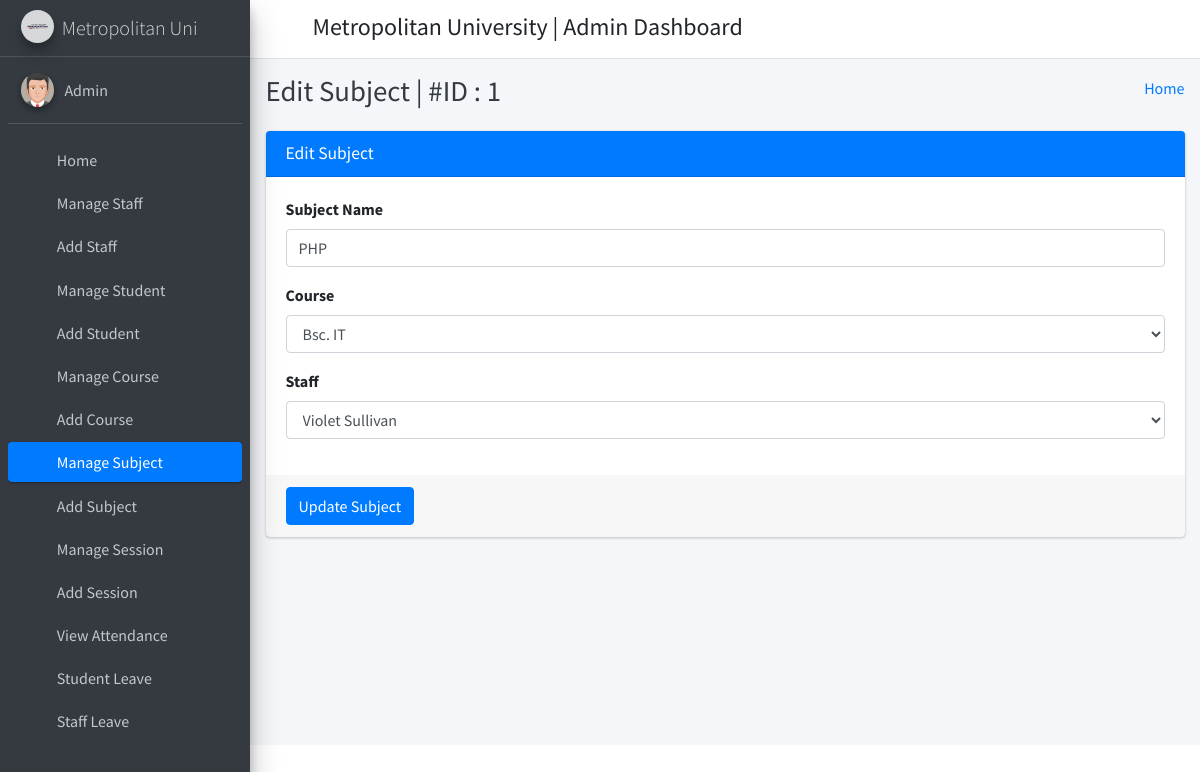
The page /edit_subject/1/ (signed in) on the database its author committed.
### student_management_app/models.py (models this page shows)
class CustomUser(AbstractUser):
    user_type_data = ((1, "HOD"), (2, "Staff"), (3, "Student"))
    user_type = models.CharField(default=1, choices=user_type_data, max_length=10)

class Subjects(models.Model):
    id =models.AutoField(primary_key=True)
    subject_name = models.CharField(max_length=255)
    course_id = models.ForeignKey(Courses, on_delete=models.CASCADE, default=1) #need to give defauult course
    staff_id = models.ForeignKey(CustomUser, on_delete=models.CASCADE)
    created_at = models.DateTimeField(auto_now_add=True)
    updated_at = models.DateTimeField(auto_now=True)
    objects = models.Manager()

class Courses(models.Model):
    id = models.AutoField(primary_key=True)
    course_name = models.CharField(max_length=255)
    created_at = models.DateTimeField(auto_now_add=True)
    updated_at = models.DateTimeField(auto_now=True)
    objects = models.Manager()

### student_management_app/HodViews.py (the view)
# urls.py: path('edit_subject/<subject_id>/', HodViews.edit_subject, name="edit_subject"),
def edit_subject(request, subject_id):
    subject = Subjects.objects.get(id=subject_id)
    courses = Courses.objects.all()
    staffs = CustomUser.objects.filter(user_type='2')
    context = {
        "subject": subject,
        "courses": courses,
        "staffs": staffs,
        "id": subject_id
    }
    return render(request, 'hod_template/edit_subject_template.html', context)

### student_management_app/LoginCheckMiddleWare.py (called while the page is built, shortened)
    def process_view(self, request, view_func, view_args, view_kwargs):
        modulename = view_func.__module__
        user = request.user
        if user.is_authenticated:
            if user.user_type == "1":
                if modulename == "student_management_app.HodViews":
                    pass
                elif modulename == "student_management_app.views" or modulename == "django.views.static":
                    pass
                else:
                    return redirect("admin_home")
            else:
                return redirect("login")
        else:
            if request.path == reverse("login") or request.path == reverse("doLogin"):
                pass
            else:
                return redirect("login")

### student_management_app/templates/hod_template/edit_subject_template.html (shortened to what this page needs)
{% extends 'hod_template/base_template.html' %}
{% block page_title %}
    Edit Subject | #ID : {{ subject.id }}
{% endblock page_title %}
{% block main_content %}
{% load static %}
<section class="content">
        <div class="container-fluid">
            <div class="row">
                <div class="col-md-12">
                    <div class="card card-primary">
                    <div class="card-header">
                        <h3 class="card-title">Edit Subject</h3>
                    </div>
                    <form role="form" method="POST" action="{% url 'edit_subject_save' %}">
                        <div class="card-body">
                            <div class="form-group">
                                <label>Subject Name </label>
                                <input type="text" class="form-control" name="subject" value="{{ subject.subject_name }}">
                            </div>
                            <div class="form-group">
                                <label>Course </label>
                                <select class="form-control" name="course">
                                    {% for course in courses %}
                                        <option value="{{ course.id }}" {% if course.id == subject.course_id.id %} selected {% endif %}>{{ course.course_name }}</option>
                                    {% endfor %}
                                </select>
                            </div>
                            <div class="form-group">
                                <label>Staff </label>
                                <select class="form-control" name="staff">
                                    {% for staff in staffs %}
                                        <option value="{{ staff.id }}" {% if staff.id == subject.staff_id.id %} selected {% endif %}>{{ staff.first_name }} {{ staff.last_name }}</option>
                                    {% endfor %}
                                </select>
                            </div>
                        </div>
                        <div class="card-footer">
                        <button type="submit" class="btn btn-primary">Update Subject</button>
                        </div>
                    </form>
                    </div>
                </div>
            </div>
        </div>
      </section>
  {% endblock main_content %}

### student_management_app/templates/hod_template/sidebar_template.html
{% load static %}
<aside class="main-sidebar sidebar-dark-primary elevation-4">
      <a href="{% url 'admin_home' %}" class="brand-link">
        <img src="{% static 'dist/img/mulogo.jpg' %}" alt="AdminLTE Logo" class="brand-image img-circle elevation-3"
            style="opacity: .8">
        <span class="brand-text font-weight-light">Metropolitan Uni</span>
      </a>
      <div class="sidebar">
        <div class="user-panel mt-3 pb-3 mb-3 d-flex">
          <div class="image">
            <img src="{% static 'dist/img/user2-160x160.jpg' %}" class="img-circle elevation-2" alt="User Image">
          </div>
          <div class="info">
            <a href="{% url 'admin_profile' %}" class="d-block">{{ user.first_name }} {{ user.last_name }}</a>
          </div>
        </div>
        <nav class="mt-2">
          <ul class="nav nav-pills nav-sidebar flex-column" data-widget="treeview" role="menu" data-accordion="false">
            <li class="nav-item">
              {% url 'admin_home' as admin_home %}
              <a href="{{ admin_home }}" class="nav-link {% if request.path == admin_home %} active {% endif %}">
                <i class="nav-icon fas fa-tachometer-alt"></i>
                <p>
                  Home
                </p>
              </a>
            </li>
            <li class="nav-item">
              {% url 'manage_staff' as manage_staff %}
              {% url 'edit_staff' staff_id=id as edit_staff %}
              <a href="{{ manage_staff }}" class="nav-link {% if request.path == manage_staff %} active {% endif %} {% if request.path == edit_staff %} active {% endif %}">
                <i class="nav-icon fas fa-chalkboard-teacher"></i>
                <p>
                  Manage Staff
                </p>
              </a>
            </li>
            <li class="nav-item">
              {% url 'add_staff' as add_staff %}
              <a href="{{ add_staff }}" class="nav-link {% if request.path == add_staff %} active {% endif %}">
                <i class="nav-icon fas fa-th"></i>
                <p>
                  Add Staff
                </p>
              </a>
            </li>
            <li class="nav-item">
              {% url 'manage_student' as manage_student %}
              {% url 'edit_student' student_id=id as edit_student %}
              <a href="{{ manage_student }}" class="nav-link {% if request.path == manage_student %} active {% endif %} {% if request.path == edit_student %} active {% endif %}">
                <i class="nav-icon fas fa-user-graduate"></i>
                <p>
                  Manage Student
                </p>
              </a>
            </li>
            <li class="nav-item">
              {% url 'add_student' as add_student %}
              <a href="{{ add_student }}" class="nav-link {% if request.path == add_student %} active {% endif %}">
                <i class="nav-icon fas fa-th"></i>
                <p>
                  Add Student
                </p>
              </a>
            </li>
            <li class="nav-item">
              {% url 'manage_course' as manage_course %}
              {% url 'edit_course' course_id=id as edit_course %}
              <a href="{{ manage_course }}" class="nav-link {% if request.path == manage_course %} active {% endif %} {% if request.path == edit_course %} active {% endif %}">
                <i class="nav-icon fas fa-chalkboard"></i>
                <p>
                  Manage Course
                </p>
              </a>
            </li>
            <li class="nav-item">
            {% url 'add_course' as add_course %}
              <a href="{{ add_course }}" class="nav-link {% if request.path == add_course %} active {% endif %}">
                <i class="nav-icon fas fa-th"></i>
                <p>
                  Add Course
                </p>
              </a>
            </li>
            <li class="nav-item">
              {% url 'manage_subject' as manage_subject %}
              {% url 'edit_subject' subject_id=id as edit_subject %}
              <a href="{{ manage_subject }}" class="nav-link {% if request.path == manage_subject %} active {% endif %} {% if request.path == edit_subject %} active {% endif %}">
                <i class="nav-icon fas fa-book"></i>
                <p>
                  Manage Subject
                </p>
              </a>
            </li>
            <li class="nav-item">
              {% url 'add_subject' as add_subject %}
              <a href="{{ add_subject }}" class="nav-link {% if request.path == add_subject %} active {% endif %}">
                <i class="nav-icon fas fa-th"></i>
                <p>
                  Add Subject
                </p>
              </a>
            </li>
            <li class="nav-item">
              {% url 'manage_session' as manage_session %}
              {% url 'edit_session' session_id=id as edit_session %}
              <a href="{{ manage_session }}" class="nav-link {% if request.path == manage_session %} active {% endif %} {% if request.path == edit_session %} active {% endif %}">
                <i class="nav-icon fas fa-graduation-cap"></i>
                <p>
                  Manage Session
                </p>
              </a>
            </li>
            <li class="nav-item">
              {% url 'add_session' as add_session %}
              <a href="{{ add_session }}" class="nav-link {% if request.path == add_session %} active {% endif %}">
                <i class="nav-icon fas fa-th"></i>
                <p>
                  Add Session
                </p>
              </a>
            </li>
            <li class="nav-item">
              {% url 'admin_view_attendance' as admin_view_attendance %}
              <a href="{{ admin_view_attendance }}" class="nav-link {% if request.path == admin_view_attendance %} active {% endif %}">
                <i class="nav-icon fas fa-calendar-alt"></i>
                <p>
                  View Attendance
                </p>
              </a>
            </li>
            <li class="nav-item">
              {% url 'student_leave_view' as student_leave_view %}
              <a href="{{ student_leave_view }}" class="nav-link {% if request.path == student_leave_view %} active {% endif %}">
                <i class="nav-icon fas fa-th"></i>
                <p>
                  Student Leave
                </p>
              </a>
            </li>
            <li class="nav-item">
              {% url 'staff_leave_view' as staff_leave_view %}
              <a href="{{ staff_leave_view }}" class="nav-link {% if request.path == staff_leave_view %} active {% endif %}">
                <i class="nav-icon fas fa-th"></i>
                <p>
                  Staff Leave
                </p>
              </a>
            </li>
          </ul>
        </nav>
      </div>
    </aside>

### rows shown on the page
CustomUser: first_name "Admin"
Subjects: id "1", subject "PHP", course "Bsc. IT", staff "Violet Sullivan"
